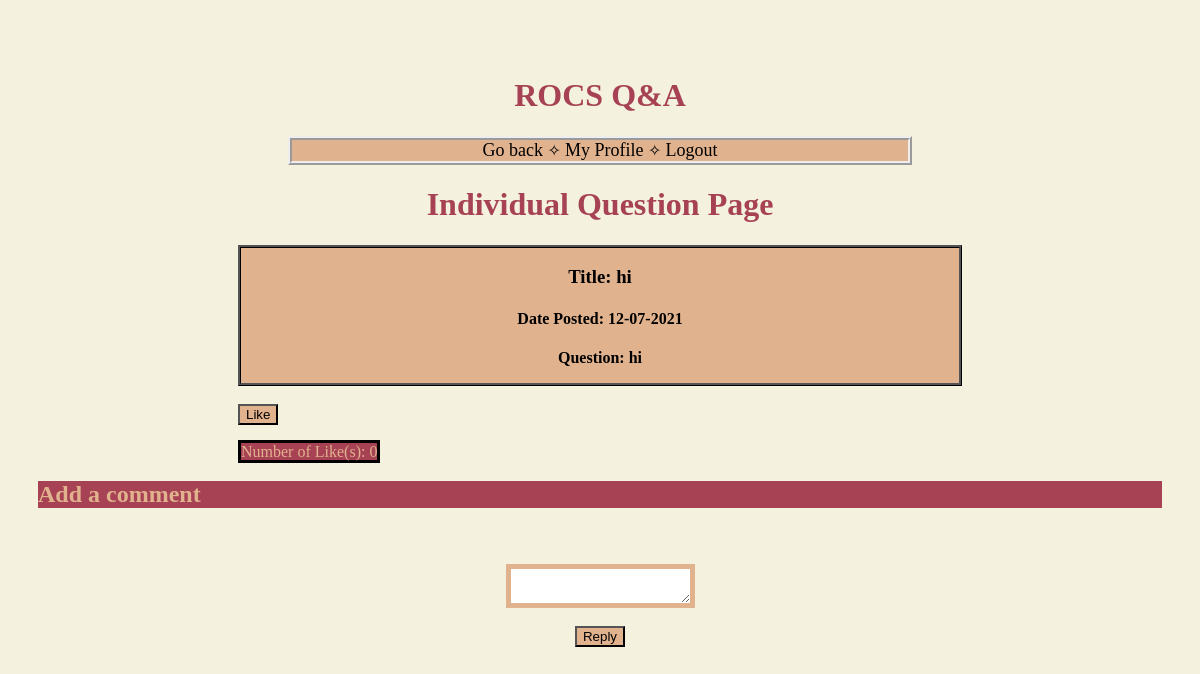
/home/1 (signed in), run on the app's committed database.
### models.py (models this page shows, shortened)
class Question(db.Model):
    question_id = db.Column("question_id", db.Integer, primary_key=True)
    title = db.Column("title", db.String(200))
    text = db.Column("text", db.String(600))
    posted_date = db.Column("posted_date", db.String(50))
    user_id = db.Column(db.Integer, db.ForeignKey("user.user_id"), nullable=False)
    replies = db.relationship("Reply", backref="question", cascade="all, delete-orphan", lazy=True)
    view_count = db.Column("view_count", db.Integer, default=0)
    num_likes = db.Column("Upvotes", db.Integer, db.ForeignKey("user.user_id"), db.ForeignKey("question.question_id"), default=0)
    pinned = db.Column("pinned", db.Boolean)

### flask_app.py (the view)
@app.route('/home/<question_id>', methods=['GET', 'POST'])
def get_question(question_id):
    if session.get('user'):
        my_question = db.session.query(Question).filter_by(question_id=question_id).one()
        my_question.view_count += 1
        if request.method == 'POST':
            my_question.num_likes += 1
        db.session.add(my_question)
        db.session.commit()
        form = ReplyForm()
        return render_template('question.html', question=my_question, form=form, num_likes=my_question.num_likes)
    else:
        return redirect(url_for('login'))

### forms.py
class ReplyForm(FlaskForm):
    class Meta:
        csrf = False
    reply = TextAreaField('',validators=[Length(min=1)])
    submit = SubmitField('Reply')

### templates/question.html (shortened to what this page needs)
<!DOCTYPE html>
    <head>
        <link rel="stylesheet" href="{{ url_for('static', filename='main.css') }}">
    </head>
    <body>
    <h1>ROCS Q&A</h1>
    <nav>
        <a href="{{ url_for('index') }}"> Go back </a>
        &#10023;
        <a href="{{ url_for('get_profile') }}"> My Profile </a>
        &#10023;
        <a href="{{ url_for('logout') }}">Logout</a></nav>
    <h1>Individual Question Page</h1>
    <div id="postInfo">
        <h3><b>Title: {{ question.title }}</b></h3>
        <h4> Date Posted: {{ question.posted_date }}</h4>
        <p><b>Question: {{ question.text }}</b></p>
    </div>
    <br>
     <div class="upvote">
        <form action="{{ url_for('get_question', question_id = question.question_id) }}" method="POST">
        <button type="submit", name="likes", value="{{ question.question_id }}", class="btn btn-primary btn-sm">Like</button>
        <br>
        <p1 id="likes">Number of Like(s): {{ question.num_likes }}</p1>
        </form>
    </div>
        <form action="{{ url_for('new_reply', question_id=question.question_id) }}" method="post">
            <div class="formwrapper">
                <h2 class="title">Add a comment</h2>
                <br>
                    <div class="form-field">
                        {{ form.reply.label }} <br/> {{ form.reply }}
                     </div>
                <br>
                {{ form.submit }}
            </div>
        </form>
    </body>
</html>

### static/main.css (style rules this page uses)
body { padding: 30px 30px; background: #f4f1de; }
h1 { text-align: center; color: #a64253; }
h2 { color: #e1b28e; background: #a64253; }
h3 { text-align: center; }
h4 { text-align: center; }
p { text-align: center; }
textarea { display: block; margin-left: auto; margin-right: auto; border-style: solid; border-color: #e1b28e; border-width: 5px; }
input[type="submit" i] { display: block; margin-left: auto; margin-right: auto; background: #e1b28e; }
a { text-decoration: none; color: #000000; font-size: large; }
nav { text-align: center; background: #e1b28e; margin-left: 250px; margin-right: 250px; border: ridge; border-width: 4px; }
#postInfo { border: #000000; border-style: ridge; background: #e1b28e; margin-left: 200px; margin-right: 200px; }
button { display: block; margin-left: 200px; background: #e1b28e; }
#likes { color: #e1b28e; background: #a64253; margin-left: 200px; border: solid; border-color: #000000; }

### data on the page
Question: title "hi", posted_date "12-07-2021", text "hi", num_likes "0"
